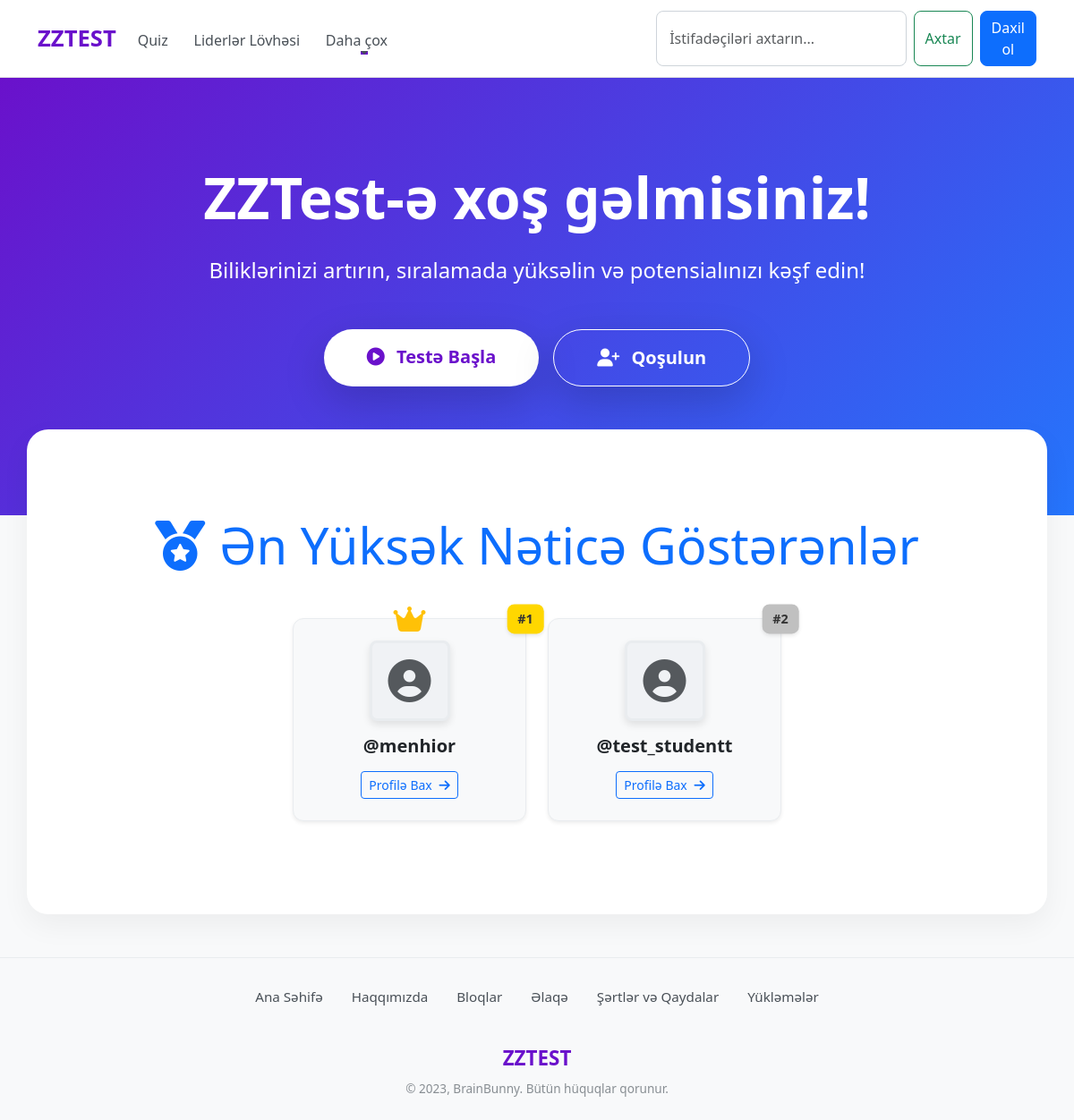
The page / on the database its author committed.
### quiz/models.py (models this page shows, shortened)
class UserRank(models.Model):
    user = models.OneToOneField(User, on_delete=models.CASCADE)
    rank = models.IntegerField(null=True, blank=True)
    total_score = models.IntegerField(null=True, blank=True)
    weekly_progress = models.IntegerField(default=0)
    topic_mastery = models.JSONField(default=dict)
    accuracy_rate = models.FloatField(null=True, blank=True)
    last_updated = models.DateTimeField(auto_now=True, null=True, blank=True)
    streak_count = models.PositiveIntegerField(default=0)
    last_active = models.DateField(auto_now_add=True, null=True, blank=True)
    class Meta:
        verbose_name = "User Ranking"
        verbose_name_plural = "User Rankings"
        ordering = ['rank']
        indexes = [
            models.Index(fields=['rank']),
            models.Index(fields=['total_score']),
        ]

### base/views.py (the view)
# urls.py: path('', views.home, name='home'),
def home(request):
    leaderboard_users = UserRank.objects.order_by('rank')[:4]
    context = {"leaderboard_users": leaderboard_users}
    return render(request, 'welcome.html', context)

### templates/welcome.html (shortened to what this page needs)
{% extends "index.html" %}
{% load static %}
{% block content %}
<div class="hero-section text-center py-5">
    <div class="container py-5">
        <h1 class="display-3 fw-bold text-white mb-4 animate__animated animate__fadeInDown">ZZTest-ə xoş gəlmisiniz!</h1>
        <p class="fs-4 text-white-75 mb-5 animate__animated animate__fadeInUp animate__delay-0-5s">
            Biliklərinizi artırın, sıralamada yüksəlin və potensialınızı kəşf edin!
        </p>
        <div class="d-inline-flex gap-3 mb-5 animate__animated animate__fadeInUp animate__delay-1s">
            <a href="{% url 'all_quiz' %}" class="btn btn-light btn-lg px-5 py-3 custom-btn-radiant shadow-lg">
                <i class="fas fa-play-circle me-2"></i> Testə Başla
            </a>
            {% if not request.user.is_authenticated %}
            <a href="{% url 'register' %}" class="btn btn-outline-light btn-lg px-5 py-3 custom-btn-outline shadow-lg">
                <i class="fas fa-user-plus me-2"></i> Qoşulun
            </a>
            {% endif %}
        </div>
    </div>
</div>
<div class="container py-5 feature-section">
    <h2 class="display-4 text-center mb-5 text-primary animate__animated animate__fadeIn">
        <i class="fas fa-medal me-3"></i>Ən Yüksək Nəticə Göstərənlər
    </h2>
    <div class="row g-4 justify-content-center animate__animated animate__fadeInUp">
        {% if leaderboard_users|length == 0 %}
        <div class="col-12 text-center py-5">
            <h4 class="text-secondary">Liderlər lövhəsində hələ heç kim yoxdur! İlk parlayan siz olun! ✨</h4>
            <a href="{% url 'all_quiz' %}" class="btn btn-info mt-3">Başlamaq üçün test edin!</a>
        </div>
        {% else %}
        {% for rank in leaderboard_users %}
        <div class="col-sm-6 col-md-4 col-lg-3 mb-4">
            <div class="leaderboard-card shadow-sm p-4 text-center h-100 position-relative">
                {% if forloop.counter == 1 %}
                <i class="fas fa-crown fa-2x text-warning position-absolute top-0 start-50 translate-middle"></i>
                <div class="rank-badge rank-1 position-absolute top-0 start-100 translate-middle">#1</div>
                {% elif forloop.counter == 2 %}
                <div class="rank-badge rank-2 position-absolute top-0 start-100 translate-middle">#2</div>
                {% elif forloop.counter == 3 %}
                <div class="rank-badge rank-3 position-absolute top-0 start-100 translate-middle">#3</div>
                {% else %}
                <div class="rank-badge rank-others position-absolute top-0 start-100 translate-middle">#{{forloop.counter}}</div>
                {% endif %}
                <div class="profile-placeholder-square mb-3 border border-3 border-light-subtle d-inline-flex align-items-center justify-content-center">
                    <i class="fas fa-user-circle fa-3x text-muted"></i>
                </div>
                <h3 class="fw-bold fs-5 mb-1 text-dark">@{{ rank.user.username }}</h3>
                <a class="btn btn-outline-primary btn-sm mt-auto" href="{% url 'profile' rank.user.username %}">Profilə Bax <i class="fas fa-arrow-right ms-1"></i></a>
            </div>
        </div>
        {% endfor %}
        {% endif %}
    </div>
</div>
{% endblock content %}

### templates/index.html (style rules this page uses)
body { font-family: 'Segoe UI', Roboto, 'Helvetica Neue', Arial, sans-serif; color: #343a40; background-color: #f8f9fa; }
a { text-decoration: none; color: #0d6efd; transition: color 0.2s ease; }

### templates/welcome.html (style rules this page uses)
body { background-color: #f8f9fa; }
.hero-section { background: linear-gradient(135deg, #6a11cb 0%, #2575fc 100%); color: white; padding: 8rem 0; position: relative; overflow: hidden; }
.custom-btn-radiant { background-color: #fff; color: #6a11cb; font-weight: bold; transition: all 0.3s ease; border-radius: 50px; border: none; }
.custom-btn-outline { border-color: #fff; color: #fff; font-weight: bold; transition: all 0.3s ease; border-radius: 50px; }
.feature-section { background-color: #ffffff; border-radius: 1.5rem; box-shadow: 0 0.75rem 2rem rgba(0, 0, 0, 0.05); margin-top: -6rem; position: relative; z-index: 10; padding-top: 6rem !important; padding-bottom: 5rem !important; }
.leaderboard-card { background-color: #f8f9fa; border-radius: 0.75rem; border: 1px solid #e9ecef; transition: all 0.2s ease-in-out; }
.profile-placeholder-square { width: 90px; height: 90px; background-color: #f0f2f5; border: 4px solid #fff; box-shadow: 0 0.25rem 0.5rem rgba(0, 0, 0, 0.1); border-radius: 0.5rem; }
.profile-placeholder-square i { color: #ced4da; }
.rank-badge { font-size: 0.9rem; font-weight: bold; padding: 0.4em 0.8em; border-radius: 0.5rem; min-width: 35px; text-align: center; box-shadow: 0 0.125rem 0.25rem rgba(0, 0, 0, 0.1); z-index: 1; }
.rank-1 { background-color: #ffd700; color: #333; }
.rank-2 { background-color: #c0c0c0; color: #333; }

### rows shown on the page
UserRank: shows "#1", user.username "menhior"
UserRank: shows "#2", user.username "test_studentt"
